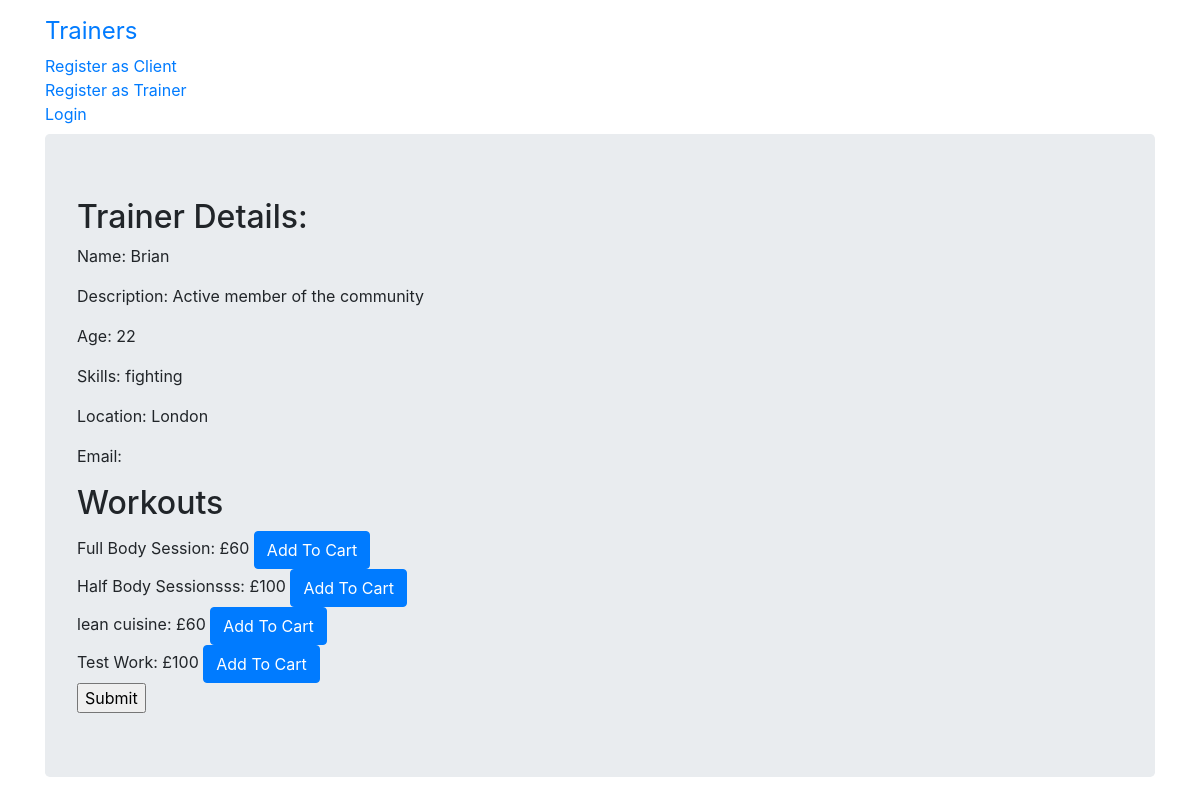
The app's page /trainers/8/, older data.
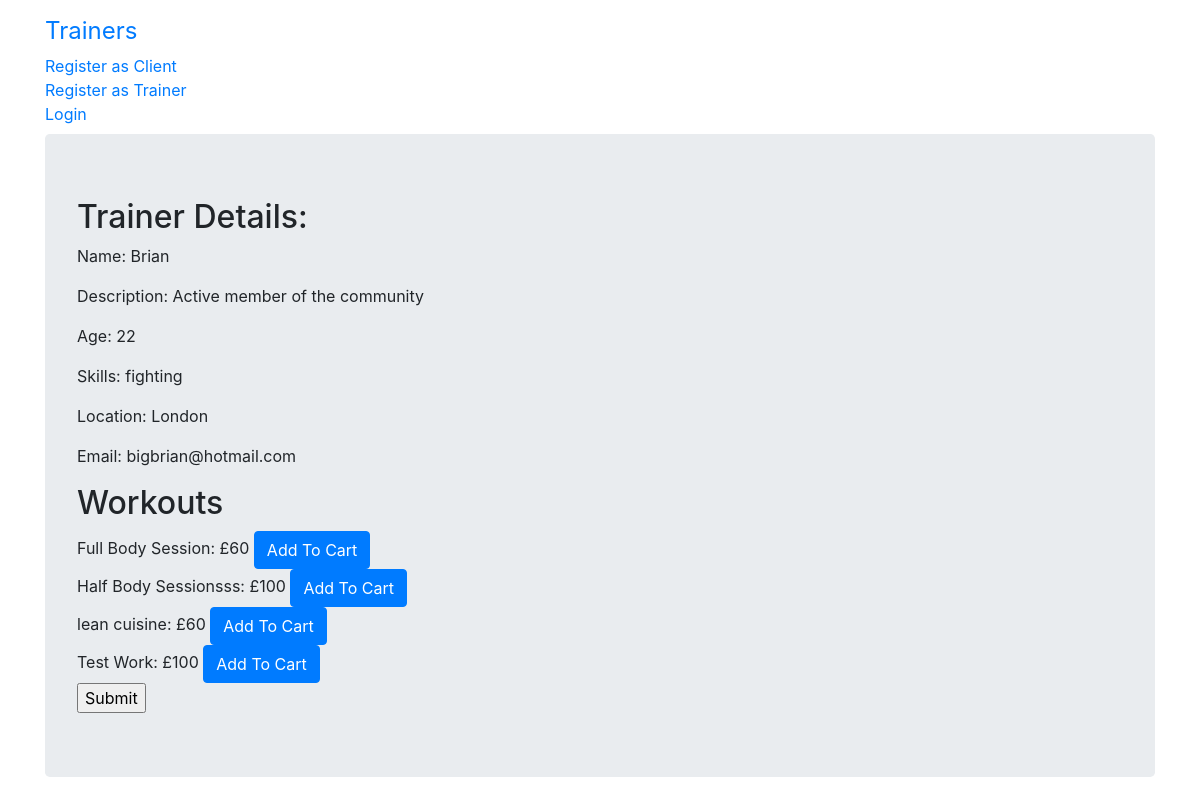
The same page, newer data.
### gym/models.py (models this page shows, shortened)
class TrainerProfile(models.Model):
    user = models.OneToOneField(User,on_delete=models.CASCADE,primary_key=True)
    name = models.CharField(max_length=100,null=True)
    description = models.TextField()
    age = models.PositiveIntegerField(null=True)
    gender = models.CharField(max_length=30,null=True)
    location = models.CharField(max_length=30,null=True)
    skills = models.CharField(max_length=30,null=True)
    profile_img = models.ImageField(upload_to='profile_image', blank=True)

class User(AbstractUser):
    is_trainer = models.BooleanField(default=False)
    is_client= models.BooleanField(default=False)

### gym/views.py (the view)
# urls.py: path('trainers/<pk>/',views.TrainerDetailView.as_view(),name='trainer_detail'),
class TrainerDetailView(DetailView):
    context_object_name = 'trainer_detail'
    model = TrainerProfile
    template_name = 'gym/trainer_detail.html'

### gym/templates/gym/trainer_detail.html (shortened to what this page needs)
{% extends 'base.html' %}
{% block content%}
<div class="jumbotron">
  <h2>Trainer Details: </h2>
  <p>Name: {{trainer_detail.user.username }}</p>
  <p>Description: {{trainer_detail.description}}</p>
  <p>Age: {{ trainer_detail.age }}</p>
  <p>Skills: {{ trainer_detail.skills }}</p>
  <p>Location: {{ trainer_detail.location}}</p>
  <p>Email: {{ trainer_detail.user.email }}</p>
  <h2>Workouts</h2>
  {% if user.is_trainer %}
  <form action="{% url 'gym:trainer_detail' pk=trainer_detail.pk %}" method="POST">
    {% csrf_token %}
    {% for workout in trainer_detail.workouts.all %}
    {{ workout.name }}: £{{ workout.price }}
    <input type="radio" name="workout" value="{{ workout.price }}">
    <p> <a class="btn btn-warning" href="{% url 'gym:workout_update' pk=workout.pk %}">Update</a>  <a class="btn btn-warning" href="{% url 'gym:workout_remove' pk=workout.pk %}">Delete</a> </p>
    <br>
    {% endfor%}
</form>
</div>
<div class="container">
  <p> <a class="btn btn-success" href="{% url 'gym:addWorkout' pk=trainer_detail.pk %}">Add New Workout</a> </p>
  <p> <a class="btn btn-success" href="{% url 'gym:trainer_update' pk=trainer_detail.pk %}">Update Profile</a> </p>
</div>
  {% else %}
  <form action="{% url 'gym:trainer_detail' pk=trainer_detail.pk %}" method="GET">
    {% for workout in trainer_detail.workouts.all %}
    {{ workout.name }}: £{{ workout.price }}
    <a class="btn btn-primary" href="{% url 'cart:add_cart' pk=workout.pk %}">Add To Cart</a>
    <br>
    {% endfor%}
    <input type="submit" value="Submit">
</form>
{% endif %}
{% endblock %}

Row changes from the older to the newer data that the page shows:
changed through a linked row, TrainerProfile "Active member of the community": user.email (not shown) → "bigbrian@hotmail.com"
